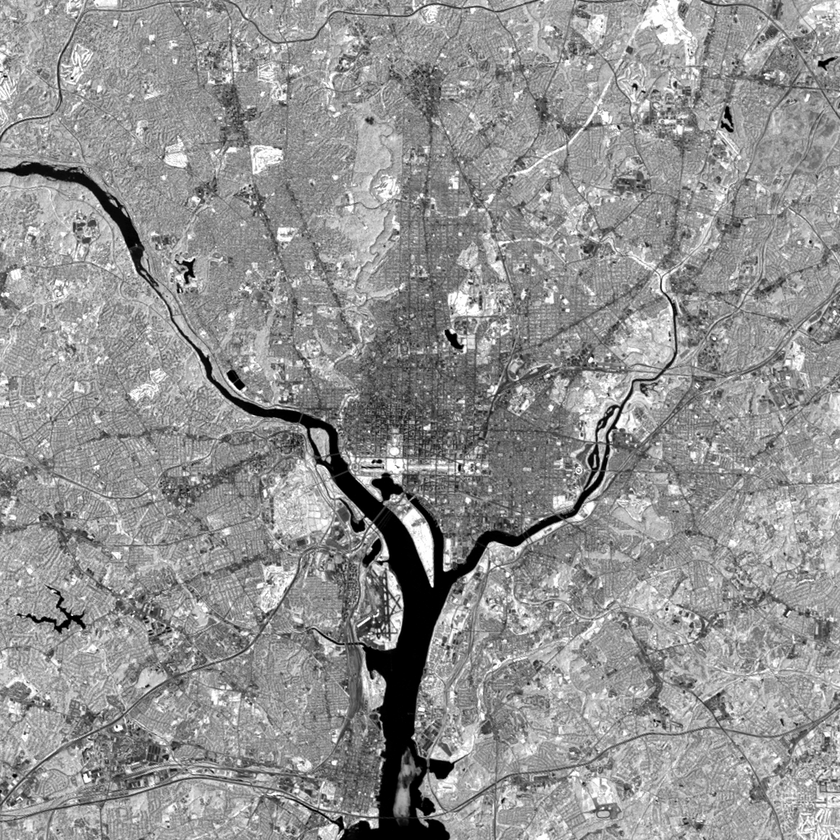
#> input picture CH02/Fig0227(a)(washington_infrared).tif, 840 x 840 px, shrunk from 1024 x 1024 before the run, found by its file name
$ python A_expt5b.py
#> lines starting #> are read from the running program, lines starting #| are printed output that depends on the picture
#> further down, img2 is the input picture: shape (840, 840); min 0, max 255, mean 146.2
### important_classes/intensity_transformations.py
'''
Intensity Transformations
'''
# Important imports
import numpy as np

class IntensityTransformations:

    def __init__(self):
        pass


    ''' Bit plane Slicing '''
    def bit_plane_slicing(self, img):
        '''
        img_bps[n]--> gives nth bit plane
        '''
        img_bps_lst = []
        for i in range(img.shape[0]):
            for j in range(img.shape[1]):
                img_bps_lst.append(np.binary_repr(img[i][j], width=8))
#> after the loop, img_bps_lst = 705600 items
        img_bps = []
        for j in range(0,8):
            img_bps.append((np.array([int(i[7-j]) for i in img_bps_lst],dtype=np.uint8)*(2**j)).reshape(img.shape[0], img.shape[1]))
#> after the loop, img_bps = 8 items
        return img_bps


    ''' Contrast Stretching '''
    # [9 lines left out: function contrast_stretch, not called in this run]


    ''' Thresholding '''
    # [7 lines left out: function threshold, not called in this run]


    ''' Image Negative '''
    def negative(self,img,L):
        img=np.uint8(img)
        return self.contrast_stretch(0,L-1,L-1,0)(img)


    ''' Intensity Level Slicing '''
    # [11 lines left out: function intensity_level_slice, not called in this run]


    ''' Log Transformations (base:n)'''
    # [8 lines left out: function log, not called in this run]


    ''' Antilog Transformations (base:n)'''
    # [7 lines left out: function antilog, not called in this run]


    ''' Power-Law (Gamma) Transformations'''
    # [7 lines left out: function gamma, not called in this run]


### A/A_expt5b.py
'''
A_expt No. 5b:

Image Subtraction for Enhancing Differences
 '''


# Important imports:

### adding path to dip_toolbox
import sys
sys.path.append('./')

from dip_toolbox import IntensityTransformations

from matplotlib import pyplot as plt, gridspec as gs

# importing image
img2=plt.imread('CH02\Fig0227(a)(washington_infrared).tif')


# importing class IntensityTransformations
it=IntensityTransformations()
bp_img2=it.bit_plane_slicing(img2)
#> bp_img2 = 8 items


img3=img2-bp_img2[7]
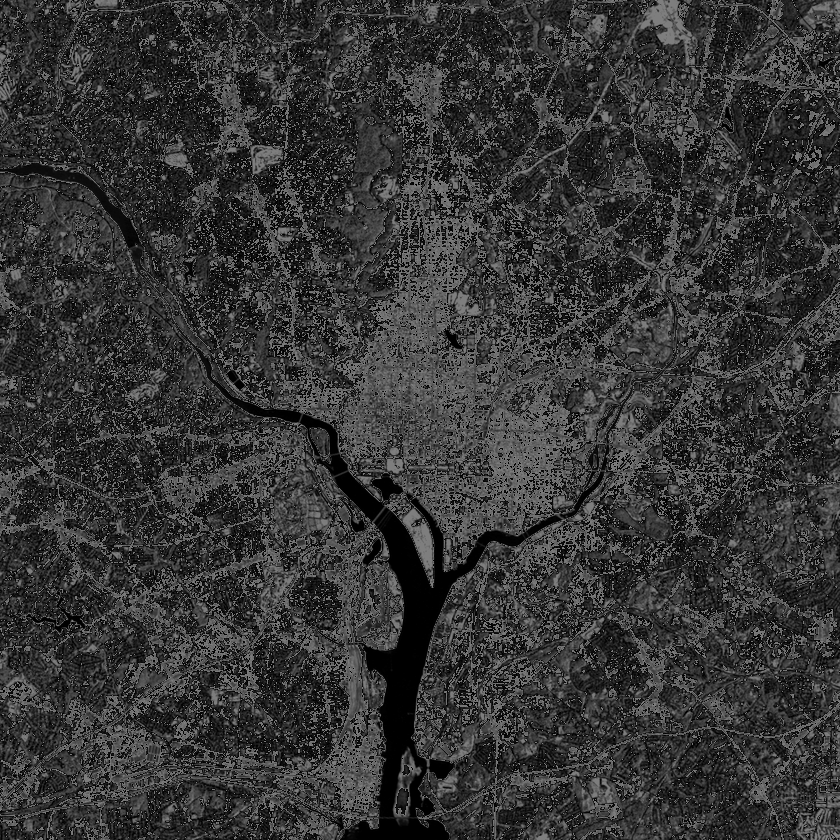
#> img3: shape (840, 840); min 0, max 127, mean 53.9


# plots
fig2=plt.figure(2)
gs2=gs.GridSpec(1,2)

ax21=plt.subplot(gs2[0,0])
ax21.set_title("Original Image")
ax21.axis("off")
ax21.imshow(img2,cmap='gray')

ax22=plt.subplot(gs2[0,1])
ax22.set_title("The MSB of every pixel in original image is set to zero")
ax22.axis("off")
ax22.imshow(img3,cmap='gray')

plt.suptitle('Image Subtraction for Enhancing Differences',font='Times New Roman',fontweight="bold",fontsize=16)
plt.tight_layout(pad=1.2)
plt.savefig('input_output/A_expt5_b.jpg',dpi=300,)
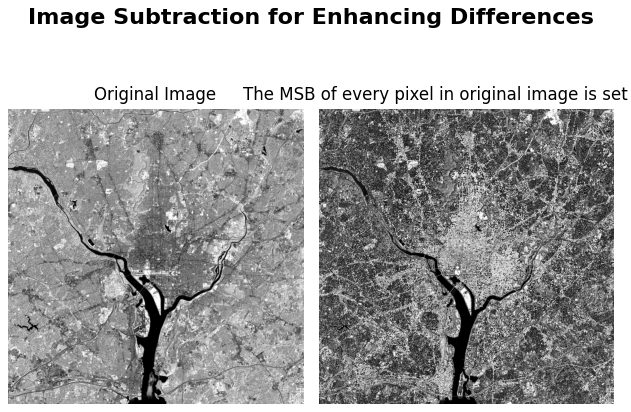
#> figure drawn by matplotlib, 2 panels
plt.show()
